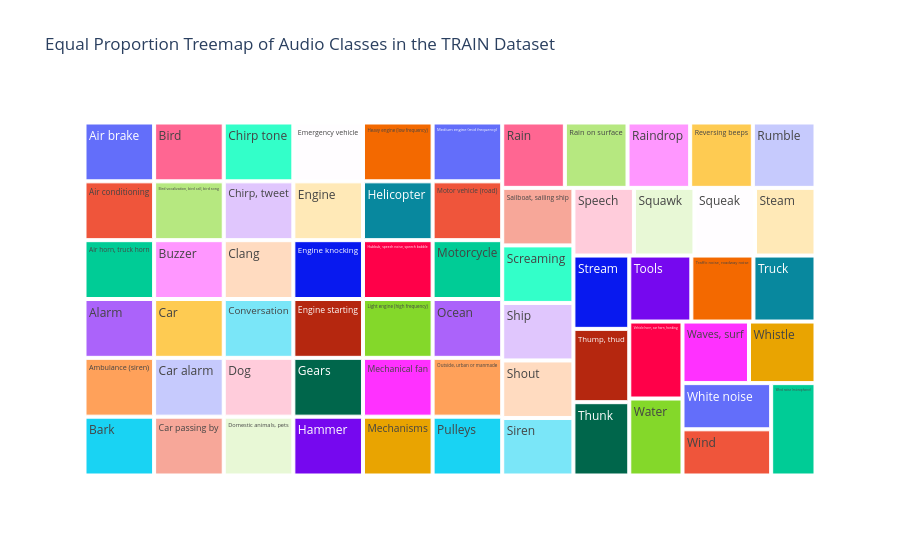

Here is the notebook cell this chart was saved with:
### Code cell
unique_classes = pd_train['display_name'].unique()

equal_value_df = pd.DataFrame({'display_name': unique_classes, 'value': 1})

fig = px.treemap(equal_value_df, 
                 path=['display_name'], 
                 values='value',
                 title='Equal Proportion Treemap of Audio Classes in the TRAIN Dataset')

fig.show()

### Figure 1 — Plotly figure (JSON) as saved in the notebook; plotly's stock layout.template omitted (floating-point values rounded to 4 significant figures)
{"data": [{"branchvalues": "total", "domain": {"x": [0, 1], "y": [0, 1]}, "hovertemplate": "labels=%{label}<br>value=%{value}<br>parent=%{parent}<br>id=%{id}<extra></extra>", "ids": ["Air brake", "Air conditioning", "Air horn, truck horn", "Alarm", "Ambulance (siren)", "Bark", "Bird", "Bird vocalization, bird call, bird song", "Buzzer", "Car", "Car alarm", "Car passing by", "Chirp tone", "Chirp, tweet", "Clang", "Conversation", "Dog", "Domestic animals, pets", "Emergency vehicle", "Engine", "Engine knocking", "Engine starting", "Gears", "Hammer", "Heavy engine (low frequency)", "Helicopter", "Hubbub, speech noise, speech babble", "Light engine (high frequency)", "Mechanical fan", "Mechanisms", "Medium engine (mid frequency)", "Motor vehicle (road)", "Motorcycle", "Ocean", "Outside, urban or manmade", "Pulleys", "Rain", "Rain on surface", "Raindrop", "Reversing beeps", "Rumble", "Sailboat, sailing ship", "Screaming", "Ship", "Shout", "Siren", "Speech", "Squawk", "Squeak", "Steam", "Stream", "Thump, thud", "Thunk", "Tools", "Traffic noise, roadway noise", "Truck", "Vehicle horn, car horn, honking", "Water", "Waves, surf", "Whistle", "White noise", "Wind", "Wind noise (microphone)"], "labels": ["Air brake", "Air conditioning", "Air horn, truck horn", "Alarm", "Ambulance (siren)", "Bark", "Bird", "Bird vocalization, bird call, bird song", "Buzzer", "Car", "Car alarm", "Car passing by", "Chirp tone", "Chirp, tweet", "Clang", "Conversation", "Dog", "Domestic animals, pets", "Emergency vehicle", "Engine", "Engine knocking", "Engine starting", "Gears", "Hammer", "Heavy engine (low frequency)", "Helicopter", "Hubbub, speech noise, speech babble", "Light engine (high frequency)", "Mechanical fan", "Mechanisms", "Medium engine (mid frequency)", "Motor vehicle (road)", "Motorcycle", "Ocean", "Outside, urban or manmade", "Pulleys", "Rain", "Rain on surface", "Raindrop", "Reversing beeps", "Rumble", "Sailboat, sailing ship", "Screaming", "Ship", "Shout", "Siren", "Speech", "Squawk", "Squeak", "Steam", "Stream", "Thump, thud", "Thunk", "Tools", "Traffic noise, roadway noise", "Truck", "Vehicle horn, car horn, honking", "Water", "Waves, surf", "Whistle", "White noise", "Wind", "Wind noise (microphone)"], "name": "", "parents": ["", "", "", "", "", "", "", "", "", "", "", "", "", "", "", "", "", "", "", "", "", "", "", "", "", "", "", "", "", "", "", "", "", "", "", "", "", "", "", "", "", "", "", "", "", "", "", "", "", "", "", "", "", "", "", "", "", "", "", "", "", "", ""], "type": "treemap", "values": [1, 1, 1, 1, 1, 1, 1, 1, 1, 1, 1, 1, 1, 1, 1, 1, 1, 1, 1, 1, 1, 1, 1, 1, 1, 1, 1, 1, 1, 1, 1, 1, 1, 1, 1, 1, 1, 1, 1, 1, 1, 1, 1, 1, 1, 1, 1, 1, 1, 1, 1, 1, 1, 1, 1, 1, 1, 1, 1, 1, 1, 1, 1]}], "layout": {"legend": {"tracegroupgap": 0}, "title": {"text": "Equal Proportion Treemap of Audio Classes in the TRAIN Dataset"}}}
